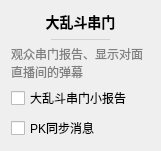
           <widget class="QWidget" name="danmakuCuanmenSettingsCard" native="true">
            <property name="geometry">
             <rect>
              <x>370</x>
              <y>160</y>
              <width>161</width>
              <height>151</height>
             </rect>
            </property>
            <property name="styleSheet">
             <string notr="true">#danmakuCuanmenSettingsCard
{
	background: #f7f7ff;
	border: none;
	border-radius: 5px;
}</string>
            </property>
            <layout class="QVBoxLayout" name="verticalLayout_32">
             <item>
              <widget class="QLabel" name="label_19">
               <property name="sizePolicy">
                <sizepolicy hsizetype="Preferred" vsizetype="Fixed">
                 <horstretch>0</horstretch>
                 <verstretch>0</verstretch>
                </sizepolicy>
               </property>
               <property name="styleSheet">
                <string notr="true">font-size: 14px;
font-weight: 500;</string>
               </property>
               <property name="text">
                <string>大乱斗串门</string>
               </property>
               <property name="alignment">
                <set>Qt::AlignCenter</set>
               </property>
              </widget>
             </item>
             <item>
              <widget class="QWidget" name="widget_17" native="true">
               <property name="minimumSize">
                <size>
                 <width>0</width>
                 <height>1</height>
                </size>
               </property>
               <property name="maximumSize">
                <size>
                 <width>16777215</width>
                 <height>1</height>
                </size>
               </property>
               <property name="styleSheet">
                <string notr="true">background: lightgray;
margin: 40px;</string>
               </property>
              </widget>
             </item>
             <item>
              <widget class="QLabel" name="label_23">
               <property name="styleSheet">
                <string notr="true">color: gray;</string>
               </property>
               <property name="text">
                <string>观众串门报告、显示对面直播间的弹幕</string>
               </property>
               <property name="wordWrap">
                <bool>true</bool>
               </property>
              </widget>
             </item>
             <item>
              <widget class="CheckBox1" name="pkChuanmenCheck">
               <property name="cursor">
                <cursorShape>PointingHandCursor</cursorShape>
               </property>
               <property name="toolTip">
                <string>&lt;html&gt;&lt;head/&gt;&lt;body&gt;&lt;p&gt;大乱斗对面过来串门自动欢迎（需开启自动欢迎）；&lt;/p&gt;&lt;p&gt;自己观众去对面串门打小报告（放心，只有自己看得到）&lt;/p&gt;&lt;/body&gt;&lt;/html&gt;</string>
               </property>
               <property name="styleSheet">
                <string notr="true">己方到对方串门：xxx跑到对面串门
对方到己方串门：[对面] xxx 进入直播间</string>
               </property>
               <property name="text">
                <string>大乱斗串门小报告</string>
               </property>
              </widget>
             </item>
             <item>
              <widget class="CheckBox1" name="pkMsgSyncCheck">
               <property name="cursor">
                <cursorShape>PointingHandCursor</cursorShape>
               </property>
               <property name="toolTip">
                <string>&lt;html&gt;&lt;head/&gt;&lt;body&gt;&lt;p&gt;在打视频大乱斗的时候，同步显示对面直播间的弹幕消息，格式如下：&lt;/p&gt;&lt;p&gt;[同步] 灰色弹幕&lt;/p&gt;&lt;/body&gt;&lt;/html&gt;</string>
               </property>
               <property name="styleSheet">
                <string notr="true">视频大乱斗时显示对面的消息，格式如下：
[同步] 昵称 灰色弹幕</string>
               </property>
               <property name="text">
                <string>PK同步消息</string>
               </property>
               <property name="tristate">
                <bool>true</bool>
               </property>
              </widget>
             </item>
            </layout>
           </widget>
